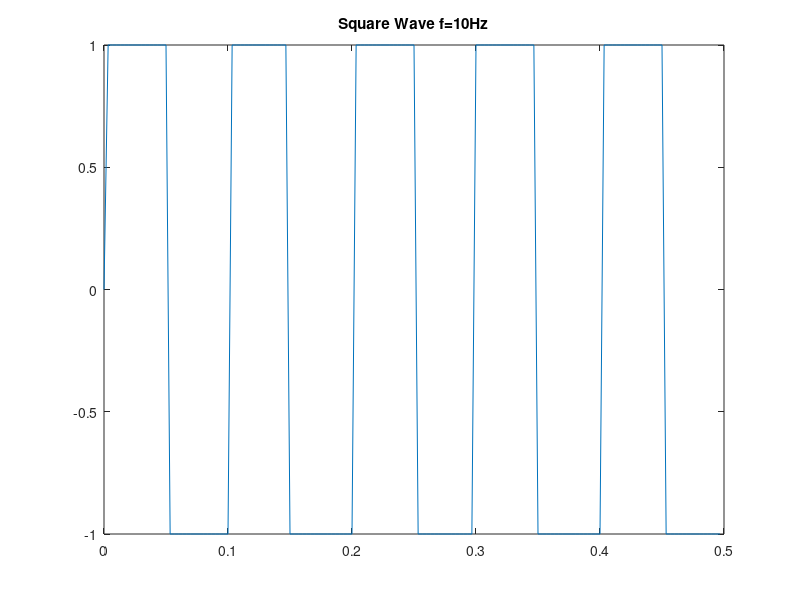

Write MATLAB code to recreate this figure.
f=10; %frequency of sine wave in Hz
overSampRate=30; %oversampling rate
fs=overSampRate*f; %sampling frequency
nCyl = 5; %to generate five cycles of square wave
t=0:1/fs:nCyl*1/f-1/fs; %time base
g = sign(sin(2*pi*f*t));
%g=square(2*pi*f*t,50);%inbuilt fn:(signal proc toolbox)
plot(t,g); title(['Square Wave f=', num2str(f), 'Hz']);